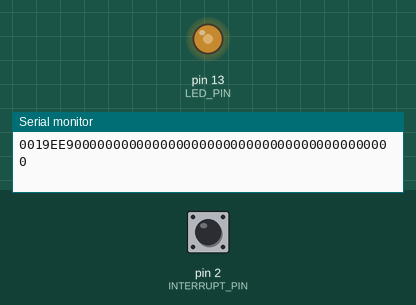
Recording of a sketch running on a simulated Arduino Leonardo, built with avr-gcc and run on an emulated ATmega32U4. Parts: output pins drawn as LEDs (lit = HIGH), the last lines printed to the serial monitor. The inputs (shaded band) are chosen by the test bench; at power-on: pin 2 (INTERRUPT_PIN) LOW. The sensor or clock chip raises its interrupt line as the real part does.

Above: at 1.7 s.
1.8 s: pin 2 (INTERRUPT_PIN) pulled HIGH for 0.15 s
At 2.9 s:
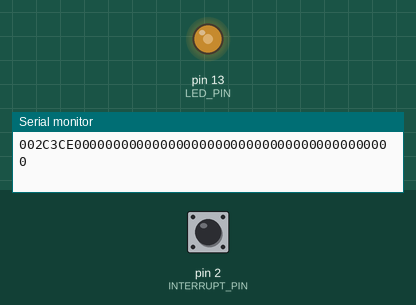
3.4 s: pin 2 (INTERRUPT_PIN) pulled HIGH for 1 s
At 4.1 s:
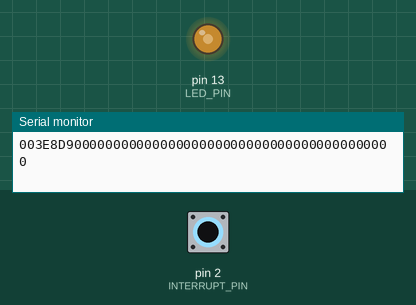
5.9 s: pin 2 (INTERRUPT_PIN) pulsed HIGH 2 times (0.12 s each, 0.3 s apart)
At 6.11 s:
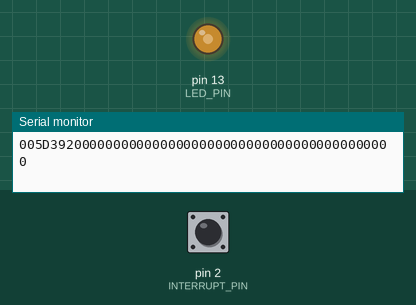
8.9 s: pin 2 (INTERRUPT_PIN) pulled HIGH for 0.15 s
At 10.2 s:
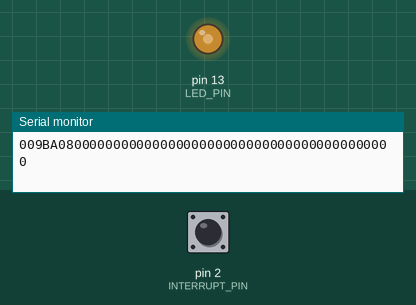
10.5 s: pin 2 (INTERRUPT_PIN) pulsed HIGH 5 times (0.12 s each, 0.3 s apart)
At 10.71 s:
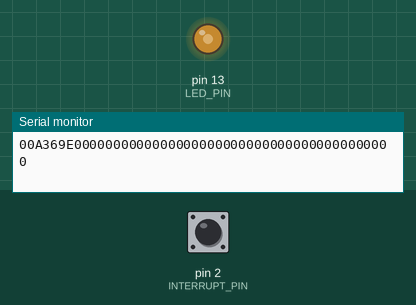
Timing chart, 0 to 14.5 s (numbered marks = the images above; inputs shaded):
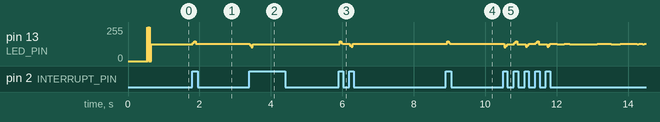

Measured:
- after the input at 1.8 s, pin 13 (LED_PIN): 126/255 → 129/255 at once
- after the input at 3.4 s, pin 13 (LED_PIN): 129/255 → 127/255 at once
- after the input at 5.9 s, pin 13 (LED_PIN): 127/255 → 129/255 at once, → 128/255 0.28 s later
- after the input at 8.9 s, pin 13 (LED_PIN): 128/255 → 149/255 at once, → 137/255 0.04 s later, → 128/255 0.04 s later

The sketch:

MPU6050_DMP6_NANO.ino
```cpp
// I2C device class (I2Cdev) demonstration Arduino sketch for MPU6050 class using DMP (MotionApps v2.0)
// 6/21/2012 by Jeff Rowberg <jeff@rowberg.net>
// Updates should (hopefully) always be available at https://github.com/jrowberg/i2cdevlib
//
// Changelog:
//      2019-07-08 - Added Auto Calibration and offset generator
//		   - and altered FIFO retrieval sequence to avoid using blocking code
//      2016-04-18 - Eliminated a potential infinite loop
//      2013-05-08 - added seamless Fastwire support
//                 - added note about gyro calibration
//      2012-06-21 - added note about Arduino 1.0.1 + Leonardo compatibility error
//      2012-06-20 - improved FIFO overflow handling and simplified read process
//      2012-06-19 - completely rearranged DMP initialization code and simplification
//      2012-06-13 - pull gyro and accel data from FIFO packet instead of reading directly
//      2012-06-09 - fix broken FIFO read sequence and change interrupt detection to RISING
//      2012-06-05 - add gravity-compensated initial reference frame acceleration output
//                 - add 3D math helper file to DMP6 example sketch
//                 - add Euler output and Yaw/Pitch/Roll output formats
//      2012-06-04 - remove accel offset clearing for better results (thanks Sungon Lee)
//      2012-06-01 - fixed gyro sensitivity to be 2000 deg/sec instead of 250
//      2012-05-30 - basic DMP initialization working

/* ============================================
I2Cdev device library code is placed under the MIT license
Copyright (c) 2012 Jeff Rowberg

Permission is hereby granted, free of charge, to any person obtaining a copy
of this software and associated documentation files (the "Software"), to deal
in the Software without restriction, including without limitation the rights
to use, copy, modify, merge, publish, distribute, sublicense, and/or sell
copies of the Software, and to permit persons to whom the Software is
furnished to do so, subject to the following conditions:

The above copyright notice and this permission notice shall be included in
all copies or substantial portions of the Software.

THE SOFTWARE IS PROVIDED "AS IS", WITHOUT WARRANTY OF ANY KIND, EXPRESS OR
IMPLIED, INCLUDING BUT NOT LIMITED TO THE WARRANTIES OF MERCHANTABILITY,
FITNESS FOR A PARTICULAR PURPOSE AND NONINFRINGEMENT. IN NO EVENT SHALL THE
AUTHORS OR COPYRIGHT HOLDERS BE LIABLE FOR ANY CLAIM, DAMAGES OR OTHER
LIABILITY, WHETHER IN AN ACTION OF CONTRACT, TORT OR OTHERWISE, ARISING FROM,
OUT OF OR IN CONNECTION WITH THE SOFTWARE OR THE USE OR OTHER DEALINGS IN
THE SOFTWARE.
===============================================
*/

// I2Cdev and MPU6050 must be installed as libraries, or else the .cpp/.h files
// for both classes must be in the include path of your project
#include "I2Cdev.h"

#include "MPU6050_6Axis_MotionApps20.h"
//#include "MPU6050.h" // not necessary if using MotionApps include file

// Arduino Wire library is required if I2Cdev I2CDEV_ARDUINO_WIRE implementation
// is used in I2Cdev.h
#if I2CDEV_IMPLEMENTATION == I2CDEV_ARDUINO_WIRE
    #include "Wire.h"
#endif

// class default I2C address is 0x68
// specific I2C addresses may be passed as a parameter here
// AD0 low = 0x68 (default for SparkFun breakout and InvenSense evaluation board)
// AD0 high = 0x69
MPU6050 mpu;
//MPU6050 mpu(0x69); // <-- use for AD0 high

/* =========================================================================
   NOTE: In addition to connection 3.3v, GND, SDA, and SCL, this sketch
   depends on the MPU-6050's INT pin being connected to the Arduino's
   external interrupt #0 pin. On the Arduino Uno and Mega 2560, this is
   digital I/O pin 2.
 * ========================================================================= */

/* =========================================================================
   NOTE: Arduino v1.0.1 with the Leonardo board generates a compile error
   when using Serial.write(buf, len). The Teapot output uses this method.
   The solution requires a modification to the Arduino USBAPI.h file, which
   is fortunately simple, but annoying. This will be fixed in the next IDE
   release. For more info, see these links:

   http://arduino.cc/forum/index.php/topic,109987.0.html
   http://code.google.com/p/arduino/issues/detail?id=958
 * ========================================================================= */


// uncomment "OUTPUT_READABLE_QUATERNION" if you want to see the actual
// quaternion components in a [w, x, y, z] format (not best for parsing
// on a remote host such as Processing or something though)
#define OUTPUT_READABLE_QUATERNION

// uncomment "OUTPUT_READABLE_EULER" if you want to see Euler angles
// (in degrees) calculated from the quaternions coming from the FIFO.
// Note that Euler angles suffer from gimbal lock (for more info, see
// http://en.wikipedia.org/wiki/Gimbal_lock)
//#define OUTPUT_READABLE_EULER

// uncomment "OUTPUT_READABLE_YAWPITCHROLL" if you want to see the yaw/
// pitch/roll angles (in degrees) calculated from the quaternions coming
// from the FIFO. Note this also requires gravity vector calculations.
// Also note that yaw/pitch/roll angles suffer from gimbal lock (for
// more info, see: http://en.wikipedia.org/wiki/Gimbal_lock)
//#define OUTPUT_READABLE_YAWPITCHROLL

// uncomment "OUTPUT_READABLE_REALACCEL" if you want to see acceleration
// components with gravity removed. This acceleration reference frame is
// not compensated for orientation, so +X is always +X according to the
// sensor, just without the effects of gravity. If you want acceleration
// compensated for orientation, us OUTPUT_READABLE_WORLDACCEL instead.
//#define OUTPUT_READABLE_REALACCEL

// uncomment "OUTPUT_READABLE_WORLDACCEL" if you want to see acceleration
// components with gravity removed and adjusted for the world frame of
// reference (yaw is relative to initial orientation, since no magnetometer
// is present in this case). Could be quite handy in some cases.
//#define OUTPUT_READABLE_WORLDACCEL

// uncomment "OUTPUT_TEAPOT" if you want output that matches the
// format used for the InvenSense teapot demo
//#define OUTPUT_TEAPOT


#define INTERRUPT_PIN 2  // use pin 2 on Arduino Uno & most boards
#define LED_PIN 13 // (Arduino is 13, Teensy is 11, Teensy++ is 6)
bool blinkState = false;

// MPU control/status vars
bool dmpReady = false;  // set true if DMP init was successful
uint8_t mpuIntStatus;   // holds actual interrupt status byte from MPU
uint8_t devStatus;      // return status after each device operation (0 = success, !0 = error)
uint16_t packetSize;    // expected DMP packet size (default is 42 bytes)
uint16_t fifoCount;     // count of all bytes currently in FIFO
uint8_t fifoBuffer[64]; // FIFO storage buffer
uint8_t packet[32];     // buffer to send to xbee

// orientation/motion vars
Quaternion q;           // [w, x, y, z]         quaternion container
VectorInt16 aa;         // [x, y, z]            accel sensor measurements
VectorInt16 aaReal;     // [x, y, z]            gravity-free accel sensor measurements
VectorInt16 aaWorld;    // [x, y, z]            world-frame accel sensor measurements
VectorFloat gravity;    // [x, y, z]            gravity vector
float euler[3];         // [psi, theta, phi]    Euler angle container
float ypr[3];           // [yaw, pitch, roll]   yaw/pitch/roll container and gravity vector

// packet structure for InvenSense teapot demo
uint8_t teapotPacket[14] = { '$', 0x02, 0,0, 0,0, 0,0, 0,0, 0x00, 0x00, '\r', '\n' };

int16_t quat[4];

uint32_t t;


// ================================================================
// ===               INTERRUPT DETECTION ROUTINE                ===
// ================================================================

volatile bool mpuInterrupt = false;     // indicates whether MPU interrupt pin has gone high
void dmpDataReady() {
    mpuInterrupt = true;
}


// ================================================================
// ===                      INITIAL SETUP                       ===
// ================================================================

void setup() {
    // join I2C bus (I2Cdev library doesn't do this automatically)
    #if I2CDEV_IMPLEMENTATION == I2CDEV_ARDUINO_WIRE
        Wire.begin();
        Wire.setClock(400000); // 400kHz I2C clock. Comment this line if having compilation difficulties
    #elif I2CDEV_IMPLEMENTATION == I2CDEV_BUILTIN_FASTWIRE
        Fastwire::setup(400, true);
    #endif

    // initialize serial communication
    // (115200 chosen because it is required for Teapot Demo output, but it's
    // really up to you depending on your project)
    Serial.begin(57600);
    //Serial1.begin(38400);

    while (!Serial); // wait for Leonardo enumeration, others continue immediately

    // NOTE: 8MHz or slower host processors, like the Teensy @ 3.3V or Arduino
    // Pro Mini running at 3.3V, cannot handle this baud rate reliably due to
    // the baud timing being too misaligned with processor ticks. You must use
    // 38400 or slower in these cases, or use some kind of external separate
    // crystal solution for the UART timer.

    // initialize device
    Serial.println(F("Initializing I2C devices..."));
    mpu.initialize();
    pinMode(INTERRUPT_PIN, INPUT);

    // verify connection
    Serial.println(F("Testing device connections..."));
    Serial.println(mpu.testConnection() ? F("MPU6050 connection successful") : F("MPU6050 connection failed"));

    // wait for ready
      //Serial.println(F("\nSend any character to begin DMP programming and demo: "));
      while (Serial.available() && Serial.read()); // empty buffer
      //while (!Serial.available());                 // wait for data
      //while (Serial.available() && Serial.read()); // empty buffer again

    // load and configure the DMP
    Serial.println(F("Initializing DMP..."));
    devStatus = mpu.dmpInitialize();

    // supply your own gyro offsets here, scaled for min sensitivity
    mpu.setXGyroOffset(55);
    mpu.setYGyroOffset(-19);
    mpu.setZGyroOffset(-37);
    mpu.setXAccelOffset(-3994);
    mpu.setYAccelOffset(-990);
    mpu.setZAccelOffset(1334);

    // make sure it worked (returns 0 if so)
    if (devStatus == 0) {
        // Calibration Time: generate offsets and calibrate our MPU6050
        mpu.CalibrateAccel(6);
        mpu.CalibrateGyro(6);
        mpu.PrintActiveOffsets();
        // turn on the DMP, now that it's ready
        Serial.println(F("Enabling DMP..."));
        mpu.setDMPEnabled(true);

        // enable Arduino interrupt detection
        Serial.print(F("Enabling interrupt detection (Arduino external interrupt "));
        Serial.print(digitalPinToInterrupt(INTERRUPT_PIN));
        Serial.println(F(")..."));
        attachInterrupt(digitalPinToInterrupt(INTERRUPT_PIN), dmpDataReady, RISING);
        mpuIntStatus = mpu.getIntStatus();

        // set our DMP Ready flag so the main loop() function knows it's okay to use it
        Serial.println(F("DMP ready! Waiting for first interrupt..."));
        dmpReady = true;

        // get expected DMP packet size for later comparison
        packetSize = mpu.dmpGetFIFOPacketSize();
    } else {
        // ERROR!
        // 1 = initial memory load failed
        // 2 = DMP configuration updates failed
        // (if it's going to break, usually the code will be 1)
        Serial.print(F("DMP Initialization failed (code "));
        Serial.print(devStatus);
        Serial.println(F(")"));
    }

    // configure LED for output
    pinMode(LED_PIN, OUTPUT);
}


// ================================================================
// ===                    MAIN PROGRAM LOOP                     ===
// ================================================================

void loop() {
    // if programming failed, don't try to do anything
    if (!dmpReady) return;

    // wait for MPU interrupt or extra packet(s) available
    while (!mpuInterrupt && fifoCount < packetSize) {
        if (mpuInterrupt && fifoCount < packetSize) {
          // try to get out of the infinite loop
          fifoCount = mpu.getFIFOCount();
        }
        // other program behavior stuff here
        // .
        // .
        // .
        // if you are really paranoid you can frequently test in between other
        // stuff to see if mpuInterrupt is true, and if so, "break;" from the
        // while() loop to immediately process the MPU data
        // .
        // .
        // .
    }

    // reset interrupt flag and get INT_STATUS byte
    mpuInterrupt = false;
    mpuIntStatus = mpu.getIntStatus();

    // get current FIFO count
    fifoCount = mpu.getFIFOCount();
	if(fifoCount < packetSize){
	        //Lets go back and wait for another interrupt. We shouldn't be here, we got an interrupt from another event
			// This is blocking so don't do it   while (fifoCount < packetSize) fifoCount = mpu.getFIFOCount();
	}
    // check for overflow (this should never happen unless our code is too inefficient)
    else if ((mpuIntStatus & (0x01 << MPU6050_INTERRUPT_FIFO_OFLOW_BIT)) || fifoCount >= 1024) {
        // reset so we can continue cleanly
        mpu.resetFIFO();
      //  fifoCount = mpu.getFIFOCount();  // will be zero after reset no need to ask
        Serial.println(F("FIFO overflow!"));

    // otherwise, check for DMP data ready interrupt (this should happen frequently)
    } else if (mpuIntStatus & (0x01 << MPU6050_INTERRUPT_DMP_INT_BIT)) {

        // read a packet from FIFO
	while(fifoCount >= packetSize){ // Lets catch up to NOW, someone is using the dreaded delay()!
		mpu.getFIFOBytes(fifoBuffer, packetSize);
		// track FIFO count here in case there is > 1 packet available
		// (this lets us immediately read more without waiting for an interrupt)
		fifoCount -= packetSize;
	}
        #ifdef OUTPUT_READABLE_QUATERNION
            // display quaternion values in easy matrix form: w x y z
          //mpu.dmpGetQuaternion(&q, fifoBuffer); // NO NEED, PRINTING FROM FIFO DIRECTLY

            t = micros();
            if(t <= 0xFFFFFF)
              Serial.print("00");
            if(t > 0xFFFFFF && t <= 0xFFFFFFF)
              Serial.print("0");
            Serial.print(t, HEX);
            //Serial.print("\t");

            for(int ii=0; ii<38; ii++){
                //Uncoment this IF for reading at the arduino terminal
                if(fifoBuffer[ii] < 16)
                    Serial.print("0");

                Serial.print(fifoBuffer[ii],HEX);

                if(ii==1||ii==5||ii==9||ii==13||ii==17||ii==21||ii==25||ii==29||ii==33)
                    ii=ii+2;
            }

            Serial.println("");
/*
            packet[ 0] = fifoBuffer[ 0];
            packet[ 1] = fifoBuffer[ 1];
            packet[ 2] = fifoBuffer[ 4];
            packet[ 3] = fifoBuffer[ 5];
            packet[ 4] = fifoBuffer[ 8];
            packet[ 5] = fifoBuffer[ 9];
            packet[ 6] = fifoBuffer[12];
            packet[ 7] = fifoBuffer[13];
            packet[ 8] = fifoBuffer[16];
            packet[ 9] = fifoBuffer[17];
            packet[10] = fifoBuffer[20];
            packet[11] = fifoBuffer[21];
            packet[12] = fifoBuffer[24];
            packet[13] = fifoBuffer[25];
            packet[14] = fifoBuffer[28];
            packet[15] = fifoBuffer[29];

            for(int ii=0; ii<16; ii++){
                if(packet[ii] < 16){
                    Serial1.print("0");
                }
                Serial1.print(packet[ii],HEX);
                //Serial1.print(" ");
            }
            Serial1.println("");

           /*
            for(int ii=0; ii<2; ii++){
                if(fifoBuffer[ii] < 16)
                    Serial.print("0");
                Serial.print(fifoBuffer[ii],HEX);
            }
            Serial.print("\t");
            */
/*
            quat[0] = (((uint16_t)fifoBuffer[0] << 8) | (uint16_t)fifoBuffer[1] );
            quat[1] = (((uint16_t)fifoBuffer[4] << 8) | (uint16_t)fifoBuffer[5] );
            quat[2] = (((uint16_t)fifoBuffer[8] << 8) | (uint16_t)fifoBuffer[9] );
            quat[3] = (((uint16_t)fifoBuffer[12]<< 8) | (uint16_t)fifoBuffer[13]);

            //Serial.print(quat[0], BIN);
            //Serial.print("\t");
            //Serial.print(quat[1], BIN);
            //Serial.print("\t")
            //Serial.print(quat[2], BIN);
            //Serial.print("\t")
            //Serial.print(quat[3], BIN);
            //Serial.print("\t")

/*
            Serial.print((float)quat[0]/ 16384.0f, HEX);
            Serial.print("\t");
            Serial.print((float)quat[1]/ 16384.0f, HEX);
            Serial.print("\t");
            Serial.print((float)quat[2]/ 16384.0f, HEX);
            Serial.print("\t");
            Serial.print((float)quat[3]/ 16384.0f, HEX);
            Serial.print("\t");
*/

           /*
            Serial.print("\t");
            Serial.print(q.w, HEX);
            Serial.print("\t");
            Serial.print(q.x, HEX);
            Serial.print("\t");
            Serial.print(q.y, HEX);
            Serial.print("\t");
            Serial.println(q.z,HEX);
            */
          //  Serial.println("");

        #endif

        #ifdef OUTPUT_READABLE_EULER
            // display Euler angles in degrees
            mpu.dmpGetQuaternion(&q, fifoBuffer);
            mpu.dmpGetEuler(euler, &q);
            Serial.print("euler\t");
            Serial.print(euler[0] * 180/M_PI);
            Serial.print("\t");
            Serial.print(euler[1] * 180/M_PI);
            Serial.print("\t");
            Serial.println(euler[2] * 180/M_PI);
        #endif

        #ifdef OUTPUT_READABLE_YAWPITCHROLL
            // display Euler angles in degrees
            mpu.dmpGetQuaternion(&q, fifoBuffer);
            mpu.dmpGetGravity(&gravity, &q);
            mpu.dmpGetYawPitchRoll(ypr, &q, &gravity);
            Serial.print("ypr\t");
            Serial.print(ypr[0] * 180/M_PI);
            Serial.print("\t");
            Serial.print(ypr[1] * 180/M_PI);
            Serial.print("\t");
            Serial.println(ypr[2] * 180/M_PI);
        #endif

        #ifdef OUTPUT_READABLE_REALACCEL
            // display real acceleration, adjusted to remove gravity
            mpu.dmpGetQuaternion(&q, fifoBuffer);
            mpu.dmpGetAccel(&aa, fifoBuffer);
            mpu.dmpGetGravity(&gravity, &q);
            mpu.dmpGetLinearAccel(&aaReal, &aa, &gravity);
            Serial.print("areal\t");
            Serial.print(aaReal.x);
            Serial.print("\t");
            Serial.print(aaReal.y);
            Serial.print("\t");
            Serial.println(aaReal.z);
        #endif

        #ifdef OUTPUT_READABLE_WORLDACCEL
            // display initial world-frame acceleration, adjusted to remove gravity
            // and rotated based on known orientation from quaternion
            mpu.dmpGetQuaternion(&q, fifoBuffer);
            mpu.dmpGetAccel(&aa, fifoBuffer);
            mpu.dmpGetGravity(&gravity, &q);
            mpu.dmpGetLinearAccel(&aaReal, &aa, &gravity);
            mpu.dmpGetLinearAccelInWorld(&aaWorld, &aaReal, &q);
            Serial.print("aworld\t");
            Serial.print(aaWorld.x);
            Serial.print("\t");
            Serial.print(aaWorld.y);
            Serial.print("\t");
            Serial.println(aaWorld.z);
        #endif

        #ifdef OUTPUT_TEAPOT
            // display quaternion values in InvenSense Teapot demo format:
            teapotPacket[2] = fifoBuffer[0];
            teapotPacket[3] = fifoBuffer[1];
            teapotPacket[4] = fifoBuffer[4];
            teapotPacket[5] = fifoBuffer[5];
            teapotPacket[6] = fifoBuffer[8];
            teapotPacket[7] = fifoBuffer[9];
            teapotPacket[8] = fifoBuffer[12];
            teapotPacket[9] = fifoBuffer[13];
            Serial.write(teapotPacket, 14);
            teapotPacket[11]++; // packetCount, loops at 0xFF on purpose
        #endif

        // blink LED to indicate activity
        blinkState = !blinkState;
        digitalWrite(LED_PIN, blinkState);
    }
}
```
